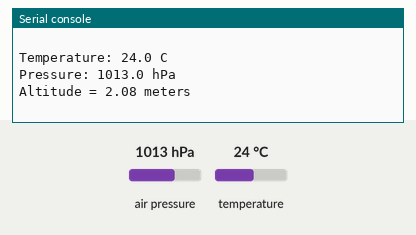
This program was run on a simulated CircuitPython board. On the bench: the last lines printed to the serial console. The inputs (shaded band) are chosen by the test bench; at power-on: air pressure 1013 hPa, temperature 24 °C.

Above: at 1.2 s.
1.3 s: air pressure set to 952 hPa
At 2.6 s:
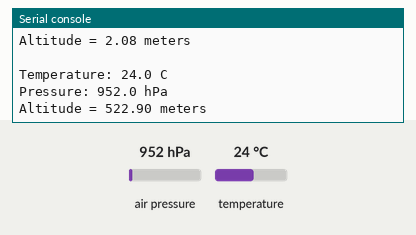
2.8 s: temperature set to 12 °C
At 4.2 s:
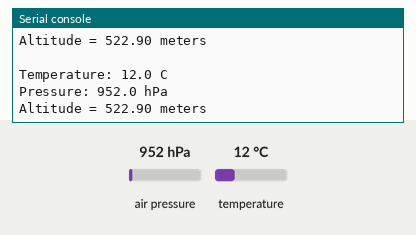
4.3 s: air pressure set to 975 hPa
At 7.1 s:
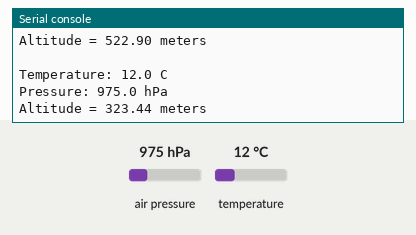
Timing chart, 0 to 8.6 s (numbered marks = the images above; inputs shaded):
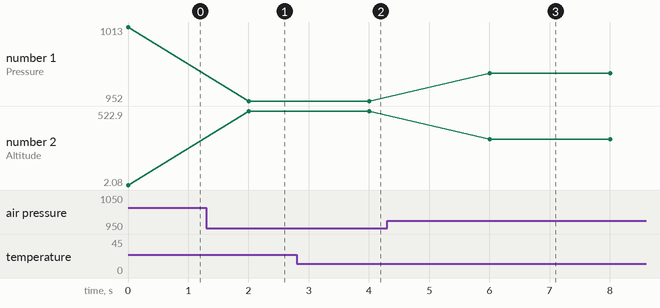

Measured:
- after the input at 1.3 s, the serial console: prints a new line after 0.70 s (image 1)
- after the input at 2.8 s, the serial console: prints a new line after 1.2 s (image 2)
- after the input at 4.3 s, the serial console: prints a new line after 1.7 s (image 3)
- plotted number 1: 1013 → 952 after the input at 1.3 s, 952 → 975 after the input at 4.3 s
- plotted number 2: 2.08 → 522.9 after the input at 1.3 s, 522.9 → 323.44 after the input at 4.3 s

The program:

testPresion_0.py
```python
import board
import digitalio
import busio
import time
import adafruit_bmp280

# Create library object using our Bus I2C port
#i2c = busio.I2C(board.SCL, board.SDA)
#bmp280 = adafruit_bmp280.Adafruit_BMP280_I2C(i2c)

# OR create library object using our Bus SPI port
spi = busio.SPI(board.SCK, board.MOSI, board.MISO)
bmp_cs = digitalio.DigitalInOut(board.D12)
bmp280 = adafruit_bmp280.Adafruit_BMP280_SPI(spi, bmp_cs)

# change this to match the location's pressure (hPa) at sea level
bmp280.seaLevelhPa = 1013.25

while True:
    print("\nTemperature: %0.1f C" % bmp280.temperature)
    print("Pressure: %0.1f hPa" % bmp280.pressure)
    print("Altitude = %0.2f meters" % bmp280.altitude)
    time.sleep(2)
```
